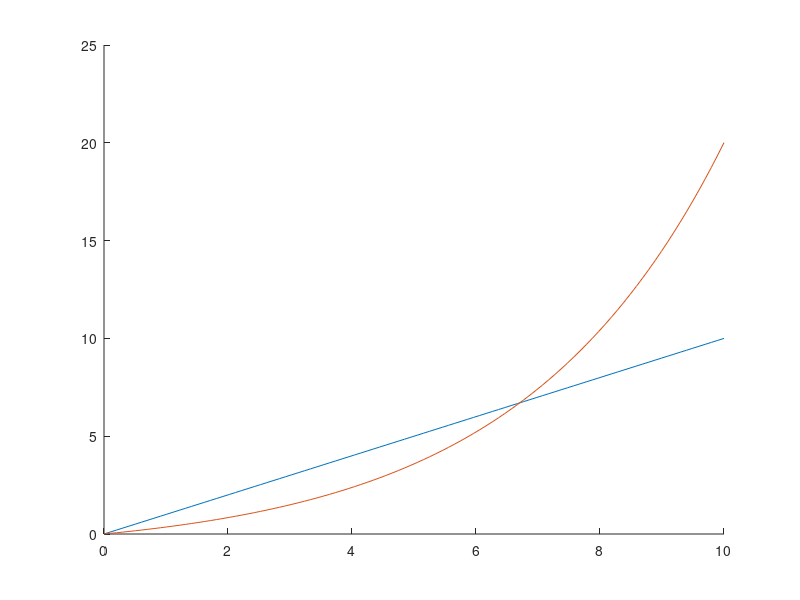
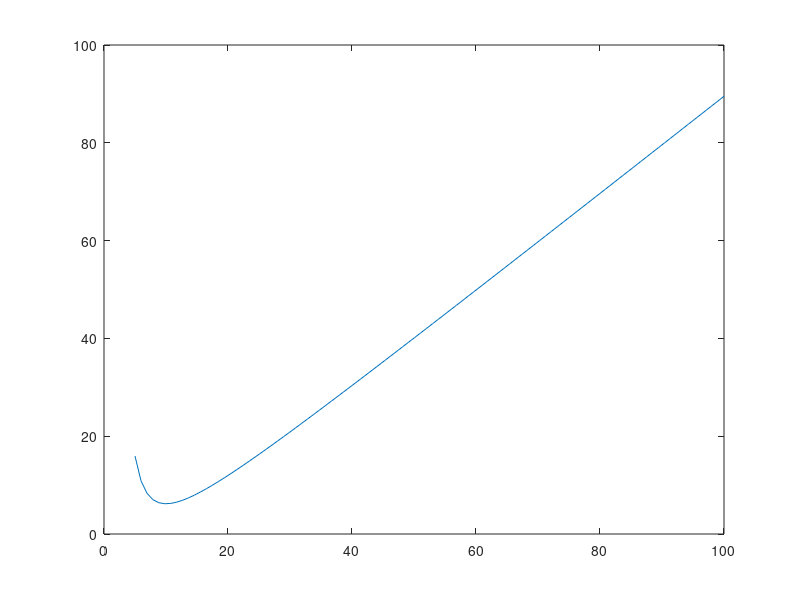

Here is the MATLAB script that generated these plots, in order:
% Written by Evan Gravelle and Julio Martinez
% 12/11/16

% exponentials
clear;clc;close all

hold on
x = linspace(0,10,100);
f1 = x;
f2 = exp(.3045*x) - 1;
plot(x,f1,x,f2)

figure(2)
x1 = linspace(5,100,100);
y = x1.*exp(10./x1)-21;
plot(x1,y)